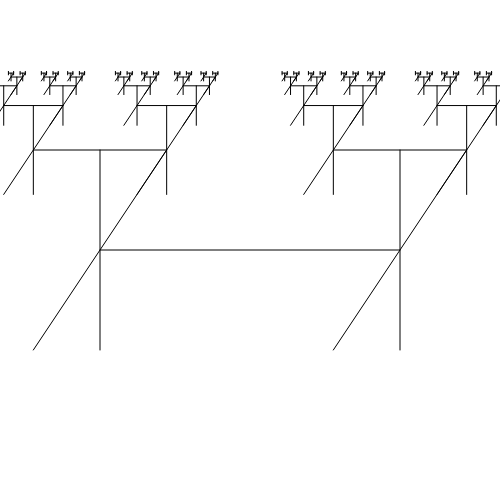
Frame 1 (no input)
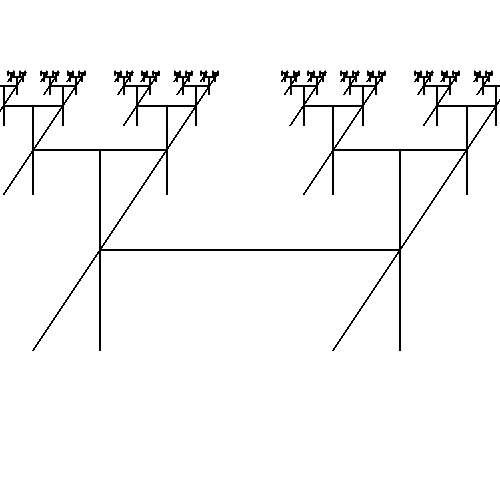
Frame 60 (no input)
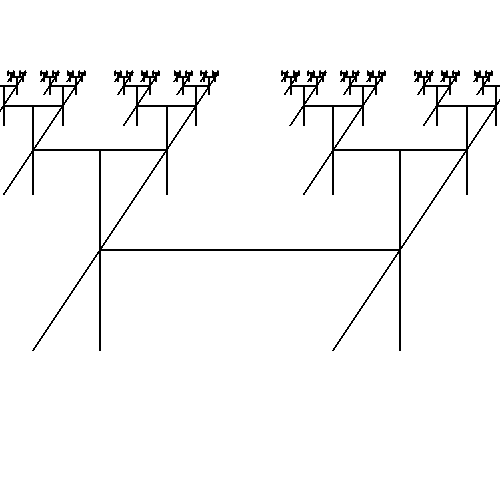
Frame 120 (the mouse pressed at the canvas centre since frame 60)

The p5.js sketch that drew these frames (run headless with seeded random() and noise() and a simulated clock; from frame 60 on, the mouse is pressed at the canvas centre):

// p5.js sketch
// ── sketch.js
function setup() {
  createCanvas(500, 500);
  background(255);
}

function draw() {
  // drawCircles(width / 2, height / 2, width / 2)
  // squares(width / 2, height / 2, width / 2)
  // cantor(10, 20, width - 20);
  createLine(100, height / 2, width - 100, height / 2);
}

function drawCircles(x, y, radius) {
  stroke(0);
  noFill();
  circle(x, y, radius * 2);

  if (radius > 16) {
    drawCircles(x + radius / 2, y, radius / 2);
    drawCircles(x - radius / 2, y, radius / 2);
    drawCircles(x, y + radius / 2, radius / 2);
    drawCircles(x, y - radius / 2, radius / 2);
  }
}

function cantor(x, y, length) {
  if (length > 1) {
    line(x, y, x + length, y);
    cantor(x, y + 20, length / 3);
    cantor(x + (2 * length / 3), y + 20, length / 3);
  }
}

function createLine(x, y, x2, y2) {
  line(x, y, x2, y2);

  let dx = x2 - x;
  let dy = y2 - y;

  if (dx == 0 && dy > 4) {
    createLine(x - dy / 3, y, x + dy / 3, y);
    createLine(x - dy / 3, y2, x + dy / 3, y);
  } else if (dy == 0 && dx > 4) {
    createLine(x, y - dx / 3, x, y + dx / 3);
    createLine(x2, y - dx / 3, x2, y + dx / 3);
  }
}
// ── sketch-koch-line.js
let segments = [];

function setup() {
  createCanvas(500, 500);
  background(255);

  let start = createVector(0, height/2);
  let end = createVector(width, height/2)
  segments.push(new KochLine(start, end));

  for (let i = 0; i < 5; i++){
    generate();
  }
}

function draw() {
  for(let segment of segments){
    segment.show()
  }
}

function generate(){
  let next = [];

  for(let segment of segments){
    const [a, b, c, d, e] = segment.kochPoints();
    next.push(new KochLine(a, b));
    next.push(new KochLine(b, c));
    next.push(new KochLine(c, d));
    next.push(new KochLine(d, e));
  }

  segments = next;
}

class KochLine {
  constructor(a, b){
    this.start = a.copy();
    this.end = b.copy();
  }

  show(){
    stroke(0);
    line(this.start.x, this.start.y, this.end.x, this.end.y);
  }

  kochPoints(){
    let a = this.start.copy();
    let e = this.end.copy();
    let v = p5.Vector.sub(this.end, this.start);
    v.div(3);
    let b = p5.Vector.add(a, v);
    let d = p5.Vector.add(b, v);
    v.rotate(-PI / 3);
    let c = p5.Vector.add(b, v);
    return [a, b, c, d, e];
  }
}

// ── sketch-l-tree.js
function setup() {
  createCanvas(640, 240);

  let rules = {
    F: "FF+[+F-F-F]-[-F+F+F]",
    P: "F[F]-F+F[--F]+F-F",
    L: "F--F--F--G"
  }
  lsystem = new LSystem("F", rules);
  turtle = new Turtle(4, radians(25));

  for (let i = 0; i < 4; i++){
    lsystem.generate();
  }
}

function draw() {
  background(255);
  translate(width / 2, height);
  turtle.render(lsystem.sentence);
  noLoop();
}

class Turtle {
  constructor(length, angle){
    this.length = length;
    this.angle = angle;
  }

  render(sentence){
    stroke(0);
    for(let i = 0; i < sentence.length; i++){
      let c = sentence.charAt(i);
      if(c === "F"){
        line(0,0,0, -this.length);
        translate(0, -this.length);
      } else if(c === "G"){
        translate(0, -this.length);
      } else if(c === "+"){
        rotate(this.angle);
      } else if(c === "-"){
        rotate(-this.angle);
      } else if(c === "["){
        push();
      } else if(c === "]"){
        pop();
      }
    }
  }
}

class LSystem {
  constructor(axiom, rules){
    this.sentence = axiom;
    this.ruleset = rules;
  }

  generate(){
    let nextgen = "";

    for (let i = 0; i < this.sentence.length; i++){
      let c = this.sentence.charAt(i);

      if(this.ruleset[c]){
        nextgen += this.ruleset[c];
      } else {
        nextgen += c;
      }
    }

    this.sentence = nextgen;
  }
}


// ── sketch-tree.js
function setup() { // Built in loop function for p5.js, runs at start
  createCanvas(500, 500); // Creates canvas
  background(255); // Sets background as white
  translate(width/2, height); // Set our translation point to the bottom of our tree, aka middle bottom. This makes it easier for us to rotate for our branches
  branch(height*0.3, 20) // Start tree trunk at 30% of height
}

function branch(len, sw){
  let angle = random(0, PI/3);
  strokeWeight(sw);
  line(0, 0, 0, -len); // Create line at origin
  translate(0, -len); // moving the translation point
  len *= 0.67; // scaling our length
  sw *= 0.67;

  if(len > 2){
    push();
    rotate(angle);
    branch(len, sw);
    pop();
    push();
    rotate(-angle);
    branch(len, sw);
    pop();
  }
}
